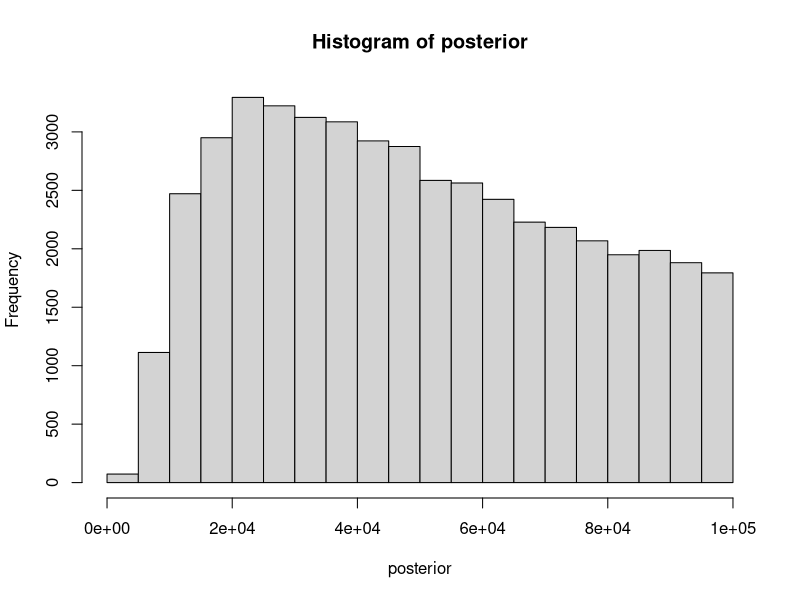
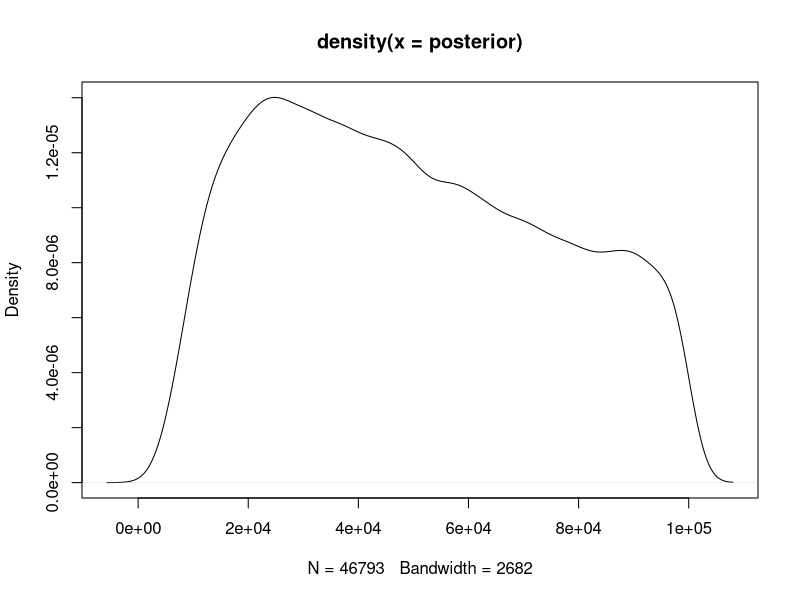
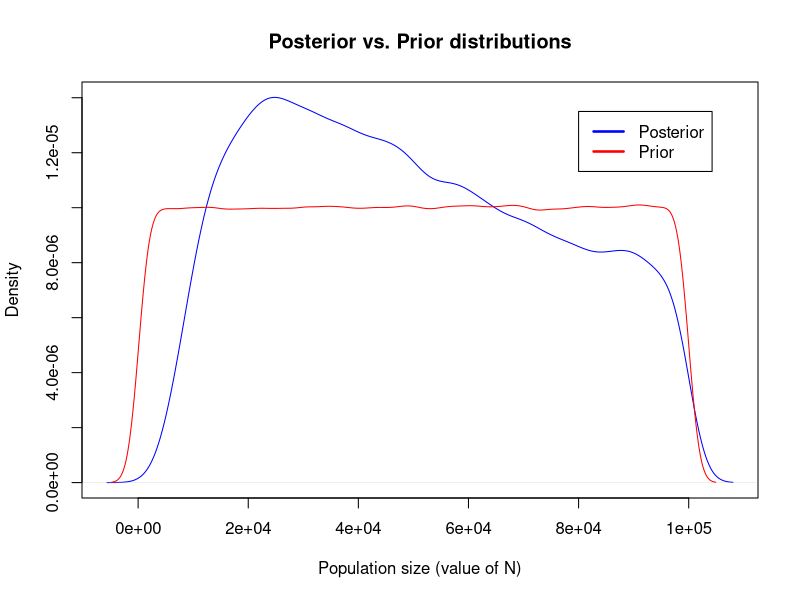

Here is the R script that generated these plots, in order:
#M200A - Approx. Bayesian Computation - Dr. Kirk Lohmueller, Fall 2015
#Hayley Stansell
#
#
getwd()
setwd("C:\\Users\\Hayley\\eeb201hayleystansell")
getwd()
#
#Exercise 1
#
#a) Assume that N can be any value b/w 100 and 100,000. Draw 1 million values from the prior dist. of N. 
#Use a uniform distribution for N. Assume that N~U[100, 100000]

?runif
#try simulating the coin flip thing from class
#prior<- runif(1e6)
#D_sim<- rbinom(n=1e6, size=100, p=prior)
#plot(D_sim)
#This produces a "black block", x-axis going from 0 to 1e6, y-axis going from 0 to 100....
#?plot
#how is a number the prior distribution???? 
prior<- runif(n=1e6, min = 100, max = 100000)
prior
#plot(prior) #looks correct in terms of axes
#

#b) For each value of N, simulate a TMRCA. Use same approach as on last week's assignment. Note that you are using N (vs. 2N)
#   because you are dealing with haploid samples (2 haploid samples from 2 individuals, one c-some per individ.)

rate<- 1/(prior)
mostrecent<- rexp(1e6, rate)
#######DOES NOT NEED TO BE A LOOP!, R automatically takes each value of "prior" and plugs it in in order to the "mostrecent" vector
#######Follows that NEITHER DOES NEXT STEP
mostrecent
length(mostrecent)


#c) For each TMRCA, add a Poisson number of mutations w/ the appropriate mutation rate. 
#   rate = mu = 1e-8 per base pair per c-some....for 100kb is 1e-3.... *2? for 2 c-somes??
ratemu<- 1e-3
snpnumber<- rpois(1e6, mostrecent*ratemu*2)
snpnumber
max(snpnumber)
length(snpnumber)


#d) Set parameters to "choose" which draws from the prior give data that approx. the OBSERVED number of SNPs
#accept all values of "N" that give b/w 45 and 55 SNPs
sims<- cbind(prior, snpnumber)
simslower<- subset(sims, sims[,2]>45)
simsupper<- subset(simslower, simslower[,2]<55)
posterior<-simsupper[,1]
posterior
max(posterior)
min(posterior)
hist(posterior)
density(posterior)
plot(density(posterior))

#e) I should be done!


#############################################################################################EXERCISE TWO

#Make a density plot of your prior and posterior distributions of N. 
#plot them on the same axes, label which line corresponds to the prior, which corresponds to the posterior


density(posterior)
plot(density(posterior), main= "Posterior vs. Prior distributions", xlab= "Population size (value of N)", col= "blue")
density(prior)
?lines
# "lines() adds a line to an existing plot --- lines(namevector, col = color)
lines(density(prior), col= "red")
?legend
legend(8e04,1.35e-05, # places a legend at the appropriate place 
       c("Posterior", "Prior"), # puts text in the legend
       
       lty=c(1,1), # gives the legend appropriate symbols (lines)
       
       lwd=c(2.5,2.5),col=c("blue", "red")) # gives the legend lines the correct color and width
